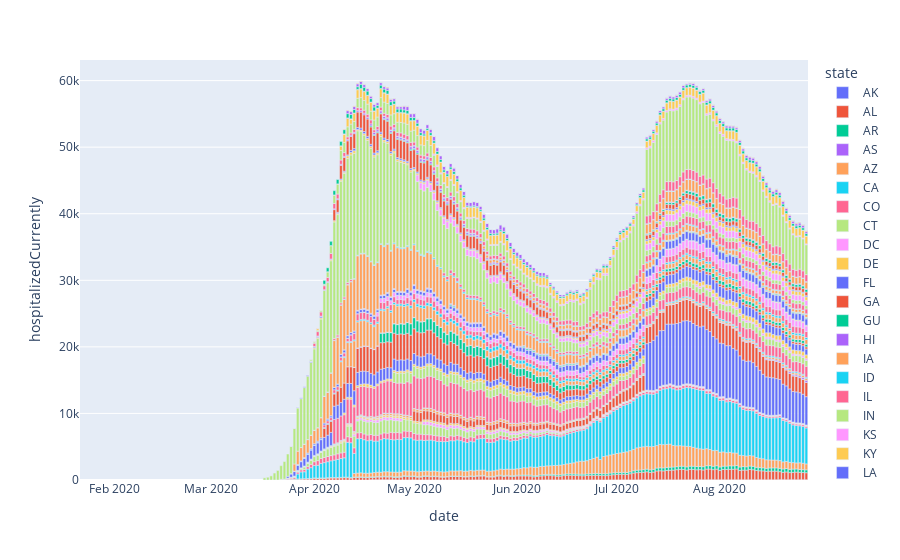

The cell this chart's notebook holds for it:
### Code cell
px.bar(data_frame = COVID_STATES_DF, x='date',y = 'hospitalizedCurrently',color='state')

### Figure 1 — Plotly figure (JSON) as saved in the notebook; plotly's stock layout.template omitted (floating-point values rounded to 4 significant figures; data arrays with more than 128 entries replaced by an {"elided": "..."} marker saying what was removed)
{"data": [{"alignmentgroup": "True", "hovertemplate": "state=AK<br>date=%{x}<br>hospitalizedCurrently=%{y}<extra></extra>", "legendgroup": "AK", "marker": {"color": "#636efa"}, "name": "AK", "offsetgroup": "AK", "orientation": "v", "showlegend": true, "textposition": "auto", "type": "bar", "x": {"elided": "175 str values"}, "xaxis": "x", "y": {"elided": "175 int values"}, "yaxis": "y"}, {"alignmentgroup": "True", "hovertemplate": "state=AL<br>date=%{x}<br>hospitalizedCurrently=%{y}<extra></extra>", "legendgroup": "AL", "marker": {"color": "#EF553B"}, "name": "AL", "offsetgroup": "AL", "orientation": "v", "showlegend": true, "textposition": "auto", "type": "bar", "x": {"elided": "174 str values"}, "xaxis": "x", "y": {"elided": "174 int values"}, "yaxis": "y"}, {"alignmentgroup": "True", "hovertemplate": "state=AR<br>date=%{x}<br>hospitalizedCurrently=%{y}<extra></extra>", "legendgroup": "AR", "marker": {"color": "#00cc96"}, "name": "AR", "offsetgroup": "AR", "orientation": "v", "showlegend": true, "textposition": "auto", "type": "bar", "x": {"elided": "175 str values"}, "xaxis": "x", "y": {"elided": "175 int values"}, "yaxis": "y"}, {"alignmentgroup": "True", "hovertemplate": "state=AS<br>date=%{x}<br>hospitalizedCurrently=%{y}<extra></extra>", "legendgroup": "AS", "marker": {"color": "#ab63fa"}, "name": "AS", "offsetgroup": "AS", "orientation": "v", "showlegend": true, "textposition": "auto", "type": "bar", "x": {"elided": "165 str values"}, "xaxis": "x", "y": {"elided": "165 null values"}, "yaxis": "y"}, {"alignmentgroup": "True", "hovertemplate": "state=AZ<br>date=%{x}<br>hospitalizedCurrently=%{y}<extra></extra>", "legendgroup": "AZ", "marker": {"color": "#FFA15A"}, "name": "AZ", "offsetgroup": "AZ", "orientation": "v", "showlegend": true, "textposition": "auto", "type": "bar", "x": {"elided": "177 str values"}, "xaxis": "x", "y": {"elided": "177 int values"}, "yaxis": "y"}, {"alignmentgroup": "True", "hovertemplate": "state=CA<br>date=%{x}<br>hospitalizedCurrently=%{y}<extra></extra>", "legendgroup": "CA", "marker": {"color": "#19d3f3"}, "name": "CA", "offsetgroup": "CA", "orientation": "v", "showlegend": true, "textposition": "auto", "type": "bar", "x": {"elided": "177 str values"}, "xaxis": "x", "y": {"elided": "177 int values"}, "yaxis": "y"}, {"alignmentgroup": "True", "hovertemplate": "state=CO<br>date=%{x}<br>hospitalizedCurrently=%{y}<extra></extra>", "legendgroup": "CO", "marker": {"color": "#FF6692"}, "name": "CO", "offsetgroup": "CO", "orientation": "v", "showlegend": true, "textposition": "auto", "type": "bar", "x": {"elided": "176 str values"}, "xaxis": "x", "y": {"elided": "176 int values"}, "yaxis": "y"}, {"alignmentgroup": "True", "hovertemplate": "state=CT<br>date=%{x}<br>hospitalizedCurrently=%{y}<extra></extra>", "legendgroup": "CT", "marker": {"color": "#B6E880"}, "name": "CT", "offsetgroup": "CT", "orientation": "v", "showlegend": true, "textposition": "auto", "type": "bar", "x": {"elided": "174 str values"}, "xaxis": "x", "y": {"elided": "174 int values"}, "yaxis": "y"}, {"alignmentgroup": "True", "hovertemplate": "state=DC<br>date=%{x}<br>hospitalizedCurrently=%{y}<extra></extra>", "legendgroup": "DC", "marker": {"color": "#FF97FF"}, "name": "DC", "offsetgroup": "DC", "orientation": "v", "showlegend": true, "textposition": "auto", "type": "bar", "x": {"elided": "176 str values"}, "xaxis": "x", "y": {"elided": "176 int values"}, "yaxis": "y"}, {"alignmentgroup": "True", "hovertemplate": "state=DE<br>date=%{x}<br>hospitalizedCurrently=%{y}<extra></extra>", "legendgroup": "DE", "marker": {"color": "#FECB52"}, "name": "DE", "offsetgroup": "DE", "orientation": "v", "showlegend": true, "textposition": "auto", "type": "bar", "x": {"elided": "175 str values"}, "xaxis": "x", "y": {"elided": "175 int values"}, "yaxis": "y"}, {"alignmentgroup": "True", "hovertemplate": "state=FL<br>date=%{x}<br>hospitalizedCurrently=%{y}<extra></extra>", "legendgroup": "FL", "marker": {"color": "#636efa"}, "name": "FL", "offsetgroup": "FL", "orientation": "v", "showlegend": true, "textposition": "auto", "type": "bar", "x": {"elided": "177 str values"}, "xaxis": "x", "y": {"elided": "177 int values"}, "yaxis": "y"}, {"alignmentgroup": "True", "hovertemplate": "state=GA<br>date=%{x}<br>hospitalizedCurrently=%{y}<extra></extra>", "legendgroup": "GA", "marker": {"color": "#EF553B"}, "name": "GA", "offsetgroup": "GA", "orientation": "v", "showlegend": true, "textposition": "auto", "type": "bar", "x": {"elided": "177 str values"}, "xaxis": "x", "y": {"elided": "177 int values"}, "yaxis": "y"}, {"alignmentgroup": "True", "hovertemplate": "state=GU<br>date=%{x}<br>hospitalizedCurrently=%{y}<extra></extra>", "legendgroup": "GU", "marker": {"color": "#00cc96"}, "name": "GU", "offsetgroup": "GU", "orientation": "v", "showlegend": true, "textposition": "auto", "type": "bar", "x": {"elided": "165 str values"}, "xaxis": "x", "y": {"elided": "165 int values"}, "yaxis": "y"}, {"alignmentgroup": "True", "hovertemplate": "state=HI<br>date=%{x}<br>hospitalizedCurrently=%{y}<extra></extra>", "legendgroup": "HI", "marker": {"color": "#ab63fa"}, "name": "HI", "offsetgroup": "HI", "orientation": "v", "showlegend": true, "textposition": "auto", "type": "bar", "x": {"elided": "174 str values"}, "xaxis": "x", "y": {"elided": "174 int values"}, "yaxis": "y"}, {"alignmentgroup": "True", "hovertemplate": "state=IA<br>date=%{x}<br>hospitalizedCurrently=%{y}<extra></extra>", "legendgroup": "IA", "marker": {"color": "#FFA15A"}, "name": "IA", "offsetgroup": "IA", "orientation": "v", "showlegend": true, "textposition": "auto", "type": "bar", "x": {"elided": "175 str values"}, "xaxis": "x", "y": {"elided": "175 int values"}, "yaxis": "y"}, {"alignmentgroup": "True", "hovertemplate": "state=ID<br>date=%{x}<br>hospitalizedCurrently=%{y}<extra></extra>", "legendgroup": "ID", "marker": {"color": "#19d3f3"}, "name": "ID", "offsetgroup": "ID", "orientation": "v", "showlegend": true, "textposition": "auto", "type": "bar", "x": {"elided": "174 str values"}, "xaxis": "x", "y": {"elided": "174 int values"}, "yaxis": "y"}, {"alignmentgroup": "True", "hovertemplate": "state=IL<br>date=%{x}<br>hospitalizedCurrently=%{y}<extra></extra>", "legendgroup": "IL", "marker": {"color": "#FF6692"}, "name": "IL", "offsetgroup": "IL", "orientation": "v", "showlegend": true, "textposition": "auto", "type": "bar", "x": {"elided": "177 str values"}, "xaxis": "x", "y": {"elided": "177 int values"}, "yaxis": "y"}, {"alignmentgroup": "True", "hovertemplate": "state=IN<br>date=%{x}<br>hospitalizedCurrently=%{y}<extra></extra>", "legendgroup": "IN", "marker": {"color": "#B6E880"}, "name": "IN", "offsetgroup": "IN", "orientation": "v", "showlegend": true, "textposition": "auto", "type": "bar", "x": {"elided": "175 str values"}, "xaxis": "x", "y": {"elided": "175 int values"}, "yaxis": "y"}, {"alignmentgroup": "True", "hovertemplate": "state=KS<br>date=%{x}<br>hospitalizedCurrently=%{y}<extra></extra>", "legendgroup": "KS", "marker": {"color": "#FF97FF"}, "name": "KS", "offsetgroup": "KS", "orientation": "v", "showlegend": true, "textposition": "auto", "type": "bar", "x": {"elided": "175 str values"}, "xaxis": "x", "y": {"elided": "175 int values"}, "yaxis": "y"}, {"alignmentgroup": "True", "hovertemplate": "state=KY<br>date=%{x}<br>hospitalizedCurrently=%{y}<extra></extra>", "legendgroup": "KY", "marker": {"color": "#FECB52"}, "name": "KY", "offsetgroup": "KY", "orientation": "v", "showlegend": true, "textposition": "auto", "type": "bar", "x": {"elided": "175 str values"}, "xaxis": "x", "y": {"elided": "175 int values"}, "yaxis": "y"}, {"alignmentgroup": "True", "hovertemplate": "state=LA<br>date=%{x}<br>hospitalizedCurrently=%{y}<extra></extra>", "legendgroup": "LA", "marker": {"color": "#636efa"}, "name": "LA", "offsetgroup": "LA", "orientation": "v", "showlegend": true, "textposition": "auto", "type": "bar", "x": {"elided": "174 str values"}, "xaxis": "x", "y": {"elided": "174 int values"}, "yaxis": "y"}, {"alignmentgroup": "True", "hovertemplate": "state=MA<br>date=%{x}<br>hospitalizedCurrently=%{y}<extra></extra>", "legendgroup": "MA", "marker": {"color": "#EF553B"}, "name": "MA", "offsetgroup": "MA", "orientation": "v", "showlegend": true, "textposition": "auto", "type": "bar", "x": {"elided": "169 str values"}, "xaxis": "x", "y": {"elided": "169 int values"}, "yaxis": "y"}, {"alignmentgroup": "True", "hovertemplate": "state=MD<br>date=%{x}<br>hospitalizedCurrently=%{y}<extra></extra>", "legendgroup": "MD", "marker": {"color": "#00cc96"}, "name": "MD", "offsetgroup": "MD", "orientation": "v", "showlegend": true, "textposition": "auto", "type": "bar", "x": {"elided": "176 str values"}, "xaxis": "x", "y": {"elided": "176 int values"}, "yaxis": "y"}, {"alignmentgroup": "True", "hovertemplate": "state=ME<br>date=%{x}<br>hospitalizedCurrently=%{y}<extra></extra>", "legendgroup": "ME", "marker": {"color": "#ab63fa"}, "name": "ME", "offsetgroup": "ME", "orientation": "v", "showlegend": true, "textposition": "auto", "type": "bar", "x": {"elided": "174 str values"}, "xaxis": "x", "y": {"elided": "174 int values"}, "yaxis": "y"}, {"alignmentgroup": "True", "hovertemplate": "state=MI<br>date=%{x}<br>hospitalizedCurrently=%{y}<extra></extra>", "legendgroup": "MI", "marker": {"color": "#FFA15A"}, "name": "MI", "offsetgroup": "MI", "orientation": "v", "showlegend": true, "textposition": "auto", "type": "bar", "x": {"elided": "180 str values"}, "xaxis": "x", "y": {"elided": "180 int values"}, "yaxis": "y"}, {"alignmentgroup": "True", "hovertemplate": "state=MN<br>date=%{x}<br>hospitalizedCurrently=%{y}<extra></extra>", "legendgroup": "MN", "marker": {"color": "#19d3f3"}, "name": "MN", "offsetgroup": "MN", "orientation": "v", "showlegend": true, "textposition": "auto", "type": "bar", "x": {"elided": "175 str values"}, "xaxis": "x", "y": {"elided": "175 int values"}, "yaxis": "y"}, {"alignmentgroup": "True", "hovertemplate": "state=MO<br>date=%{x}<br>hospitalizedCurrently=%{y}<extra></extra>", "legendgroup": "MO", "marker": {"color": "#FF6692"}, "name": "MO", "offsetgroup": "MO", "orientation": "v", "showlegend": true, "textposition": "auto", "type": "bar", "x": {"elided": "174 str values"}, "xaxis": "x", "y": {"elided": "174 int values"}, "yaxis": "y"}, {"alignmentgroup": "True", "hovertemplate": "state=MP<br>date=%{x}<br>hospitalizedCurrently=%{y}<extra></extra>", "legendgroup": "MP", "marker": {"color": "#B6E880"}, "name": "MP", "offsetgroup": "MP", "orientation": "v", "showlegend": true, "textposition": "auto", "type": "bar", "x": {"elided": "165 str values"}, "xaxis": "x", "y": {"elided": "165 null values"}, "yaxis": "y"}, {"alignmentgroup": "True", "hovertemplate": "state=MS<br>date=%{x}<br>hospitalizedCurrently=%{y}<extra></extra>", "legendgroup": "MS", "marker": {"color": "#FF97FF"}, "name": "MS", "offsetgroup": "MS", "orientation": "v", "showlegend": true, "textposition": "auto", "type": "bar", "x": {"elided": "174 str values"}, "xaxis": "x", "y": {"elided": "174 int values"}, "yaxis": "y"}, {"alignmentgroup": "True", "hovertemplate": "state=MT<br>date=%{x}<br>hospitalizedCurrently=%{y}<extra></extra>", "legendgroup": "MT", "marker": {"color": "#FECB52"}, "name": "MT", "offsetgroup": "MT", "orientation": "v", "showlegend": true, "textposition": "auto", "type": "bar", "x": {"elided": "174 str values"}, "xaxis": "x", "y": {"elided": "174 int values"}, "yaxis": "y"}, {"alignmentgroup": "True", "hovertemplate": "state=NC<br>date=%{x}<br>hospitalizedCurrently=%{y}<extra></extra>", "legendgroup": "NC", "marker": {"color": "#636efa"}, "name": "NC", "offsetgroup": "NC", "orientation": "v", "showlegend": true, "textposition": "auto", "type": "bar", "x": {"elided": "177 str values"}, "xaxis": "x", "y": {"elided": "177 int values"}, "yaxis": "y"}, {"alignmentgroup": "True", "hovertemplate": "state=ND<br>date=%{x}<br>hospitalizedCurrently=%{y}<extra></extra>", "legendgroup": "ND", "marker": {"color": "#EF553B"}, "name": "ND", "offsetgroup": "ND", "orientation": "v", "showlegend": true, "textposition": "auto", "type": "bar", "x": {"elided": "174 str values"}, "xaxis": "x", "y": {"elided": "174 int values"}, "yaxis": "y"}, {"alignmentgroup": "True", "hovertemplate": "state=NE<br>date=%{x}<br>hospitalizedCurrently=%{y}<extra></extra>", "legendgroup": "NE", "marker": {"color": "#00cc96"}, "name": "NE", "offsetgroup": "NE", "orientation": "v", "showlegend": true, "textposition": "auto", "type": "bar", "x": {"elided": "176 str values"}, "xaxis": "x", "y": {"elided": "176 int values"}, "yaxis": "y"}, {"alignmentgroup": "True", "hovertemplate": "state=NH<br>date=%{x}<br>hospitalizedCurrently=%{y}<extra></extra>", "legendgroup": "NH", "marker": {"color": "#ab63fa"}, "name": "NH", "offsetgroup": "NH", "orientation": "v", "showlegend": true, "textposition": "auto", "type": "bar", "x": {"elided": "177 str values"}, "xaxis": "x", "y": {"elided": "177 int values"}, "yaxis": "y"}, {"alignmentgroup": "True", "hovertemplate": "state=NJ<br>date=%{x}<br>hospitalizedCurrently=%{y}<extra></extra>", "legendgroup": "NJ", "marker": {"color": "#FFA15A"}, "name": "NJ", "offsetgroup": "NJ", "orientation": "v", "showlegend": true, "textposition": "auto", "type": "bar", "x": {"elided": "200 str values"}, "xaxis": "x", "y": {"elided": "200 int values"}, "yaxis": "y"}, {"alignmentgroup": "True", "hovertemplate": "state=NM<br>date=%{x}<br>hospitalizedCurrently=%{y}<extra></extra>", "legendgroup": "NM", "marker": {"color": "#19d3f3"}, "name": "NM", "offsetgroup": "NM", "orientation": "v", "showlegend": true, "textposition": "auto", "type": "bar", "x": {"elided": "175 str values"}, "xaxis": "x", "y": {"elided": "175 int values"}, "yaxis": "y"}, {"alignmentgroup": "True", "hovertemplate": "state=NV<br>date=%{x}<br>hospitalizedCurrently=%{y}<extra></extra>", "legendgroup": "NV", "marker": {"color": "#FF6692"}, "name": "NV", "offsetgroup": "NV", "orientation": "v", "showlegend": true, "textposition": "auto", "type": "bar", "x": {"elided": "176 str values"}, "xaxis": "x", "y": {"elided": "176 int values"}, "yaxis": "y"}, {"alignmentgroup": "True", "hovertemplate": "state=NY<br>date=%{x}<br>hospitalizedCurrently=%{y}<extra></extra>", "legendgroup": "NY", "marker": {"color": "#B6E880"}, "name": "NY", "offsetgroup": "NY", "orientation": "v", "showlegend": true, "textposition": "auto", "type": "bar", "x": {"elided": "177 str values"}, "xaxis": "x", "y": {"elided": "177 int values"}, "yaxis": "y"}, {"alignmentgroup": "True", "hovertemplate": "state=OH<br>date=%{x}<br>hospitalizedCurrently=%{y}<extra></extra>", "legendgroup": "OH", "marker": {"color": "#FF97FF"}, "name": "OH", "offsetgroup": "OH", "orientation": "v", "showlegend": true, "textposition": "auto", "type": "bar", "x": {"elided": "176 str values"}, "xaxis": "x", "y": {"elided": "176 int values"}, "yaxis": "y"}, {"alignmentgroup": "True", "hovertemplate": "state=OK<br>date=%{x}<br>hospitalizedCurrently=%{y}<extra></extra>", "legendgroup": "OK", "marker": {"color": "#FECB52"}, "name": "OK", "offsetgroup": "OK", "orientation": "v", "showlegend": true, "textposition": "auto", "type": "bar", "x": {"elided": "174 str values"}, "xaxis": "x", "y": {"elided": "174 int values"}, "yaxis": "y"}, {"alignmentgroup": "True", "hovertemplate": "state=OR<br>date=%{x}<br>hospitalizedCurrently=%{y}<extra></extra>", "legendgroup": "OR", "marker": {"color": "#636efa"}, "name": "OR", "offsetgroup": "OR", "orientation": "v", "showlegend": true, "textposition": "auto", "type": "bar", "x": {"elided": "177 str values"}, "xaxis": "x", "y": {"elided": "177 int values"}, "yaxis": "y"}, {"alignmentgroup": "True", "hovertemplate": "state=PA<br>date=%{x}<br>hospitalizedCurrently=%{y}<extra></extra>", "legendgroup": "PA", "marker": {"color": "#EF553B"}, "name": "PA", "offsetgroup": "PA", "orientation": "v", "showlegend": true, "textposition": "auto", "type": "bar", "x": {"elided": "175 str values"}, "xaxis": "x", "y": {"elided": "175 int values"}, "yaxis": "y"}, {"alignmentgroup": "True", "hovertemplate": "state=PR<br>date=%{x}<br>hospitalizedCurrently=%{y}<extra></extra>", "legendgroup": "PR", "marker": {"color": "#00cc96"}, "name": "PR", "offsetgroup": "PR", "orientation": "v", "showlegend": true, "textposition": "auto", "type": "bar", "x": {"elided": "165 str values"}, "xaxis": "x", "y": {"elided": "165 int values"}, "yaxis": "y"}, {"alignmentgroup": "True", "hovertemplate": "state=RI<br>date=%{x}<br>hospitalizedCurrently=%{y}<extra></extra>", "legendgroup": "RI", "marker": {"color": "#ab63fa"}, "name": "RI", "offsetgroup": "RI", "orientation": "v", "showlegend": true, "textposition": "auto", "type": "bar", "x": {"elided": "180 str values"}, "xaxis": "x", "y": {"elided": "180 int values"}, "yaxis": "y"}, {"alignmentgroup": "True", "hovertemplate": "state=SC<br>date=%{x}<br>hospitalizedCurrently=%{y}<extra></extra>", "legendgroup": "SC", "marker": {"color": "#FFA15A"}, "name": "SC", "offsetgroup": "SC", "orientation": "v", "showlegend": true, "textposition": "auto", "type": "bar", "x": {"elided": "177 str values"}, "xaxis": "x", "y": {"elided": "177 int values"}, "yaxis": "y"}, {"alignmentgroup": "True", "hovertemplate": "state=SD<br>date=%{x}<br>hospitalizedCurrently=%{y}<extra></extra>", "legendgroup": "SD", "marker": {"color": "#19d3f3"}, "name": "SD", "offsetgroup": "SD", "orientation": "v", "showlegend": true, "textposition": "auto", "type": "bar", "x": {"elided": "174 str values"}, "xaxis": "x", "y": {"elided": "174 int values"}, "yaxis": "y"}, {"alignmentgroup": "True", "hovertemplate": "state=TN<br>date=%{x}<br>hospitalizedCurrently=%{y}<extra></extra>", "legendgroup": "TN", "marker": {"color": "#FF6692"}, "name": "TN", "offsetgroup": "TN", "orientation": "v", "showlegend": true, "textposition": "auto", "type": "bar", "x": {"elided": "176 str values"}, "xaxis": "x", "y": {"elided": "176 int values"}, "yaxis": "y"}, {"alignmentgroup": "True", "hovertemplate": "state=TX<br>date=%{x}<br>hospitalizedCurrently=%{y}<extra></extra>", "legendgroup": "TX", "marker": {"color": "#B6E880"}, "name": "TX", "offsetgroup": "TX", "orientation": "v", "showlegend": true, "textposition": "auto", "type": "bar", "x": {"elided": "177 str values"}, "xaxis": "x", "y": {"elided": "177 int values"}, "yaxis": "y"}, {"alignmentgroup": "True", "hovertemplate": "state=UT<br>date=%{x}<br>hospitalizedCurrently=%{y}<extra></extra>", "legendgroup": "UT", "marker": {"color": "#FF97FF"}, "name": "UT", "offsetgroup": "UT", "orientation": "v", "showlegend": true, "textposition": "auto", "type": "bar", "x": {"elided": "174 str values"}, "xaxis": "x", "y": {"elided": "174 int values"}, "yaxis": "y"}, {"alignmentgroup": "True", "hovertemplate": "state=VA<br>date=%{x}<br>hospitalizedCurrently=%{y}<extra></extra>", "legendgroup": "VA", "marker": {"color": "#FECB52"}, "name": "VA", "offsetgroup": "VA", "orientation": "v", "showlegend": true, "textposition": "auto", "type": "bar", "x": {"elided": "176 str values"}, "xaxis": "x", "y": {"elided": "176 int values"}, "yaxis": "y"}, {"alignmentgroup": "True", "hovertemplate": "state=VI<br>date=%{x}<br>hospitalizedCurrently=%{y}<extra></extra>", "legendgroup": "VI", "marker": {"color": "#636efa"}, "name": "VI", "offsetgroup": "VI", "orientation": "v", "showlegend": true, "textposition": "auto", "type": "bar", "x": {"elided": "165 str values"}, "xaxis": "x", "y": {"elided": "165 int values"}, "yaxis": "y"}, {"alignmentgroup": "True", "hovertemplate": "state=VT<br>date=%{x}<br>hospitalizedCurrently=%{y}<extra></extra>", "legendgroup": "VT", "marker": {"color": "#EF553B"}, "name": "VT", "offsetgroup": "VT", "orientation": "v", "showlegend": true, "textposition": "auto", "type": "bar", "x": {"elided": "175 str values"}, "xaxis": "x", "y": {"elided": "175 int values"}, "yaxis": "y"}, {"alignmentgroup": "True", "hovertemplate": "state=WA<br>date=%{x}<br>hospitalizedCurrently=%{y}<extra></extra>", "legendgroup": "WA", "marker": {"color": "#00cc96"}, "name": "WA", "offsetgroup": "WA", "orientation": "v", "showlegend": true, "textposition": "auto", "type": "bar", "x": {"elided": "219 str values"}, "xaxis": "x", "y": {"elided": "219 int values"}, "yaxis": "y"}, {"alignmentgroup": "True", "hovertemplate": "state=WI<br>date=%{x}<br>hospitalizedCurrently=%{y}<extra></extra>", "legendgroup": "WI", "marker": {"color": "#ab63fa"}, "name": "WI", "offsetgroup": "WI", "orientation": "v", "showlegend": true, "textposition": "auto", "type": "bar", "x": {"elided": "177 str values"}, "xaxis": "x", "y": {"elided": "177 int values"}, "yaxis": "y"}, {"alignmentgroup": "True", "hovertemplate": "state=WV<br>date=%{x}<br>hospitalizedCurrently=%{y}<extra></extra>", "legendgroup": "WV", "marker": {"color": "#FFA15A"}, "name": "WV", "offsetgroup": "WV", "orientation": "v", "showlegend": true, "textposition": "auto", "type": "bar", "x": {"elided": "175 str values"}, "xaxis": "x", "y": {"elided": "175 int values"}, "yaxis": "y"}, {"alignmentgroup": "True", "hovertemplate": "state=WY<br>date=%{x}<br>hospitalizedCurrently=%{y}<extra></extra>", "legendgroup": "WY", "marker": {"color": "#19d3f3"}, "name": "WY", "offsetgroup": "WY", "orientation": "v", "showlegend": true, "textposition": "auto", "type": "bar", "x": {"elided": "174 str values"}, "xaxis": "x", "y": {"elided": "174 int values"}, "yaxis": "y"}], "layout": {"autosize": true, "barmode": "relative", "legend": {"title": {"text": "state"}, "tracegroupgap": 0}, "margin": {"t": 60}, "xaxis": {"anchor": "y", "autorange": true, "domain": [0, 1], "range": ["2020-01-21 12:00", "2020-08-27 12:00"], "title": {"text": "date"}, "type": "date"}, "yaxis": {"anchor": "x", "autorange": true, "domain": [0, 1], "range": [0, 63090.0], "title": {"text": "hospitalizedCurrently"}, "type": "linear"}}}
